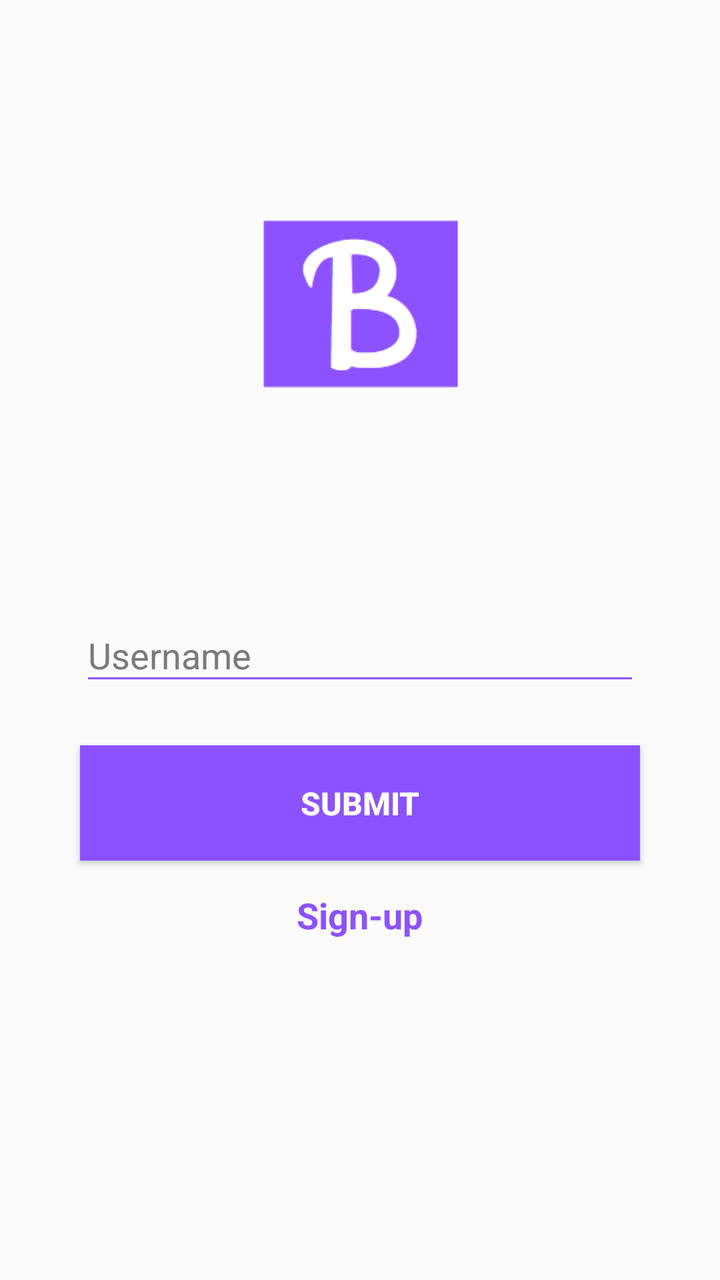
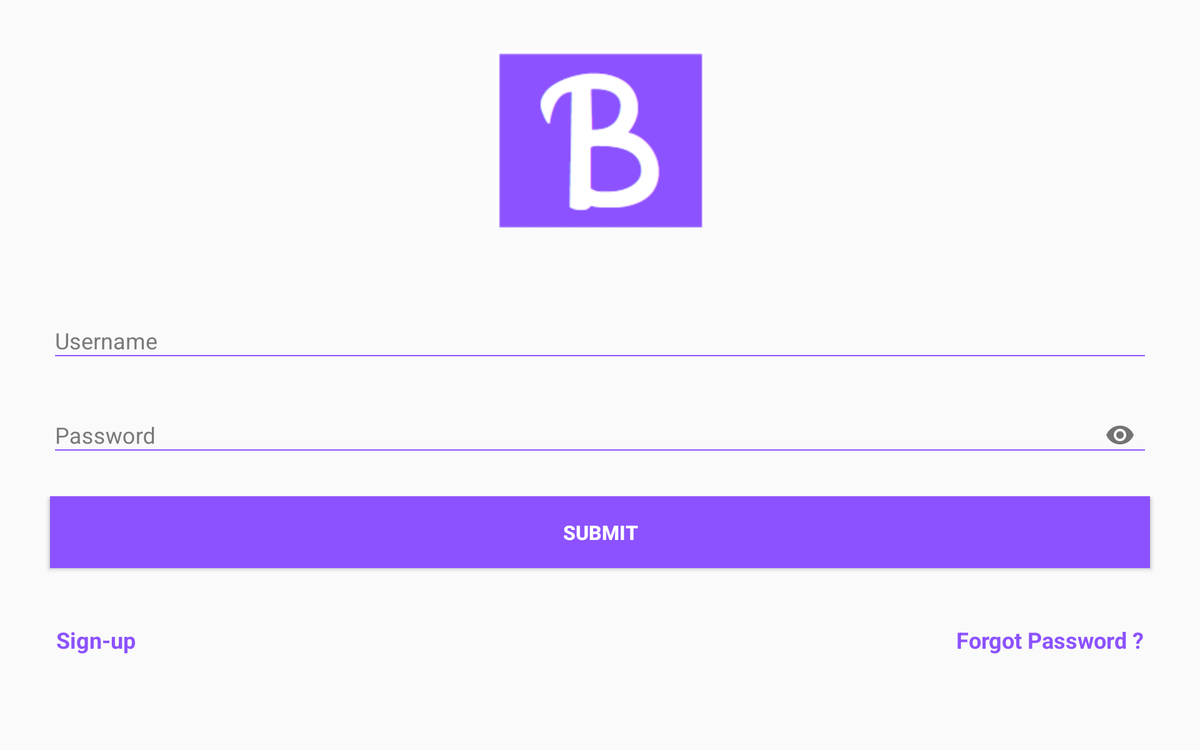

An Android layout and its configuration variant, each rendered on a device that would load it. The default file and the variant file are quoted in full after the pictures.
<!-- AndroidManifest.xml: activity theme AppTheme.NoActionBar -->
<!-- res/layout/activity_main.xml -->
<?xml version="1.0" encoding="utf-8"?>
    <androidx.constraintlayout.widget.ConstraintLayout xmlns:android="http://schemas.android.com/apk/res/android"
        xmlns:app="http://schemas.android.com/apk/res-auto"
        xmlns:tools="http://schemas.android.com/tools"
        android:layout_width="match_parent"
        android:layout_height="match_parent"
        tools:context=".MainActivity">

    <ImageView
        android:id="@string/logo"
        android:layout_width="100dp"
        android:layout_height="wrap_content"
        android:layout_marginTop="80dp"
        android:contentDescription="@string/logo"
        android:src="@drawable/logo_blab"
        app:layout_constraintHorizontal_bias="0.5"
        app:layout_constraintLeft_toLeftOf="parent"
        app:layout_constraintRight_toRightOf="parent"
        app:layout_constraintTop_toTopOf="parent" />

    <LinearLayout
        android:layout_width="match_parent"
        android:layout_height="match_parent"
        android:layout_marginTop="130dp"
        android:gravity="center"
        android:orientation="vertical"
        tools:layout_editor_absoluteX="47dp"
        tools:layout_editor_absoluteY="0dp">

        <com.google.android.material.textfield.TextInputLayout
            android:layout_width="match_parent"
            android:layout_height="wrap_content"
            android:layout_marginStart="30dp"
            android:layout_marginEnd="30dp"
            android:autofillHints="Username"
            android:hint="@string/username"
            android:maxLines="1"
            android:padding="10dp"
            android:textColor="#292929"
            android:textColorHint="#797979"
            android:inputType="text">

            <com.google.android.material.textfield.TextInputEditText
                android:id="@+id/usernameField"
                android:layout_width="match_parent"
                android:layout_height="wrap_content"
                android:cursorVisible="true"
                android:theme="@style/EditTextTheme"
                android:textCursorDrawable="@color/colorPrimary" />

        </com.google.android.material.textfield.TextInputLayout>



        <Button
            android:id="@+id/submitButton"
            android:layout_width="match_parent"
            android:layout_height="wrap_content"
            android:layout_marginStart="40dp"
            android:layout_marginTop="15dp"
            android:layout_marginEnd="40dp"
            android:background="#8C52FF"
            android:lineSpacingExtra="8sp"
            android:padding="18dp"
            android:onClick="OpenWorkPage"
            android:text="@string/submitButton"
            android:textColor="#FFFFFF"
            android:textSize="16sp"
            android:textStyle="bold" />



            <TextView
                android:layout_width="wrap_content"
                android:layout_height="wrap_content"
                android:layout_alignParentStart="true"
                android:layout_centerInParent="true"
                android:onClick="OpenSignupPage"
                android:padding="15dp"
                android:text="@string/sign_up"
                android:textColor="#8C52FF"
                android:textSize="18sp"
                android:textStyle="bold" />


    </LinearLayout>

</androidx.constraintlayout.widget.ConstraintLayout>
<!-- resources referenced by this layout -->
<resources>
  <color name="colorPrimary">#8c52ff</color>
  <!-- drawable logo_blab: png bitmap (drawable, 2633 bytes) -->
  <string name="logo">Logo</string>
  <string name="sign_up">Sign-up</string>
  <string name="submitButton">Submit</string>
  <string name="username">Username</string>
  <style name="EditTextTheme" parent="Theme.AppCompat.Light.DarkActionBar">
          <item name="colorControlNormal">@color/editPrimary</item>
          <item name="colorControlActivated">@color/editPrimary</item>
          <item name="colorControlHighlight">@color/editPrimary</item>
          <item name="android:textColorHint">@color/editPrimary</item>
      </style>
  <style name="AppTheme.NoActionBar">
          <item name="android:actionBarStyle">@style/MyActionBar</item>
          <item name="windowActionBar">false</item>
          <item name="windowNoTitle">true</item>
      </style>
  <color name="editPrimary">#8C52FF</color>
  <style name="MyActionBar" parent="@android:style/Widget.Holo.Light.ActionBar">
          <item name="android:background">@color/colorWork</item>
      </style>
  <color name="colorWork">#ffffff</color>
</resources>
<!-- res/layout-sw600dp-land/activity_main.xml (the author's variant of the layout above) -->
<!-- drawn on a 7-inch tablet turned sideways -->
<?xml version="1.0" encoding="utf-8"?>
<ScrollView xmlns:android="http://schemas.android.com/apk/res/android"
    xmlns:app="http://schemas.android.com/apk/res-auto"
    xmlns:tools="http://schemas.android.com/tools"
    android:layout_width="match_parent"
    android:layout_height="match_parent"
    android:fillViewport="true">

    <android.widget.RelativeLayout
        android:layout_width="match_parent"
        android:layout_height="match_parent"
        android:isScrollContainer="true">

        <ImageView
            android:id="@string/logo"
            android:layout_width="wrap_content"
            android:layout_height="wrap_content"
            android:layout_marginTop="40dp"
            android:contentDescription="@string/logo"
            android:layout_centerHorizontal="true"
            android:src="@drawable/logo_blab" />

        <LinearLayout
            android:layout_width="match_parent"
            android:layout_height="match_parent"
            android:layout_marginTop="170dp"
            android:gravity="center"
            android:orientation="vertical"
            tools:layout_editor_absoluteX="47dp"
            tools:layout_editor_absoluteY="0dp">

            <com.google.android.material.textfield.TextInputLayout
                android:layout_width="match_parent"
                android:layout_height="wrap_content"
                android:layout_marginStart="30dp"
                android:layout_marginEnd="30dp"
                android:autofillHints="Username"
                android:hint="@string/username"
                android:inputType="text"
                android:padding="10dp"
                android:textColor="#292929"
                android:textColorHint="#797979">

                <com.google.android.material.textfield.TextInputEditText
                    android:id="@+id/usernameField"
                    android:layout_width="match_parent"
                    android:layout_height="wrap_content"
                    android:cursorVisible="true"
                    android:textCursorDrawable="@color/colorPrimary"
                    android:theme="@style/EditTextTheme" />

            </com.google.android.material.textfield.TextInputLayout>


            <com.google.android.material.textfield.TextInputLayout
                android:layout_width="match_parent"
                android:layout_height="wrap_content"
                android:layout_marginStart="30dp"
                android:layout_marginEnd="30dp"
                android:autofillHints="Password"
                android:hint="@string/password"
                android:padding="10dp"
                android:textColor="#292929"
                android:textColorHint="#797979"
                app:endIconMode="password_toggle">

                <com.google.android.material.textfield.TextInputEditText
                    android:layout_width="match_parent"
                    android:layout_height="wrap_content"
                    android:inputType="textPassword"
                    android:textCursorDrawable="@color/colorPrimary"
                    android:theme="@style/EditTextTheme" />
            </com.google.android.material.textfield.TextInputLayout>


            <Button
                android:id="@+id/submitButton"
                android:layout_width="match_parent"
                android:layout_height="wrap_content"
                android:layout_marginStart="40dp"
                android:layout_marginTop="15dp"
                android:layout_marginEnd="40dp"
                android:background="#8C52FF"
                android:lineSpacingExtra="8sp"
                android:padding="18dp"
                android:text="@string/submitButton"
                android:textColor="#FFFFFF"
                android:textSize="16sp"
                android:textStyle="bold" />

            <RelativeLayout
                android:layout_width="match_parent"
                android:layout_height="wrap_content"
                android:layout_marginTop="30dp">

                <TextView
                    android:layout_width="wrap_content"
                    android:layout_height="wrap_content"
                    android:layout_alignParentEnd="true"
                    android:layout_marginEnd="30dp"
                    android:padding="15dp"
                    android:text="@string/forgot_password"
                    android:textColor="#8C52FF"
                    android:textSize="18sp"
                    android:textStyle="bold" />


                <TextView
                    android:layout_width="wrap_content"
                    android:layout_height="wrap_content"
                    android:layout_alignParentStart="true"
                    android:layout_centerInParent="true"
                    android:layout_marginStart="30dp"
                    android:onClick="OpenSignupPage"
                    android:padding="15dp"
                    android:text="@string/sign_up"
                    android:textColor="#8C52FF"
                    android:textSize="18sp"
                    android:textStyle="bold" />

            </RelativeLayout>


        </LinearLayout>

    </android.widget.RelativeLayout>

</ScrollView>
<!-- resources referenced by the variant -->
<!-- as a 7-inch tablet turned sideways resolves them -->
<resources>
  <color name="colorPrimary">#8c52ff</color>
  <!-- drawable logo_blab: png bitmap (drawable, 2633 bytes) -->
  <string name="forgot_password">Forgot Password ?</string>
  <string name="logo">Logo</string>
  <string name="password">Password</string>
  <string name="sign_up">Sign-up</string>
  <string name="submitButton">Submit</string>
  <string name="username">Username</string>
  <style name="EditTextTheme" parent="Theme.AppCompat.Light.DarkActionBar">
          <item name="colorControlNormal">@color/editPrimary</item>
          <item name="colorControlActivated">@color/editPrimary</item>
          <item name="colorControlHighlight">@color/editPrimary</item>
          <item name="android:textColorHint">@color/editPrimary</item>
      </style>
  <style name="AppTheme.NoActionBar">
          <item name="android:actionBarStyle">@style/MyActionBar</item>
          <item name="windowActionBar">false</item>
          <item name="windowNoTitle">true</item>
      </style>
  <color name="editPrimary">#8C52FF</color>
  <style name="MyActionBar" parent="@android:style/Widget.Holo.Light.ActionBar">
          <item name="android:background">@color/colorWork</item>
      </style>
  <color name="colorWork">#ffffff</color>
</resources>
